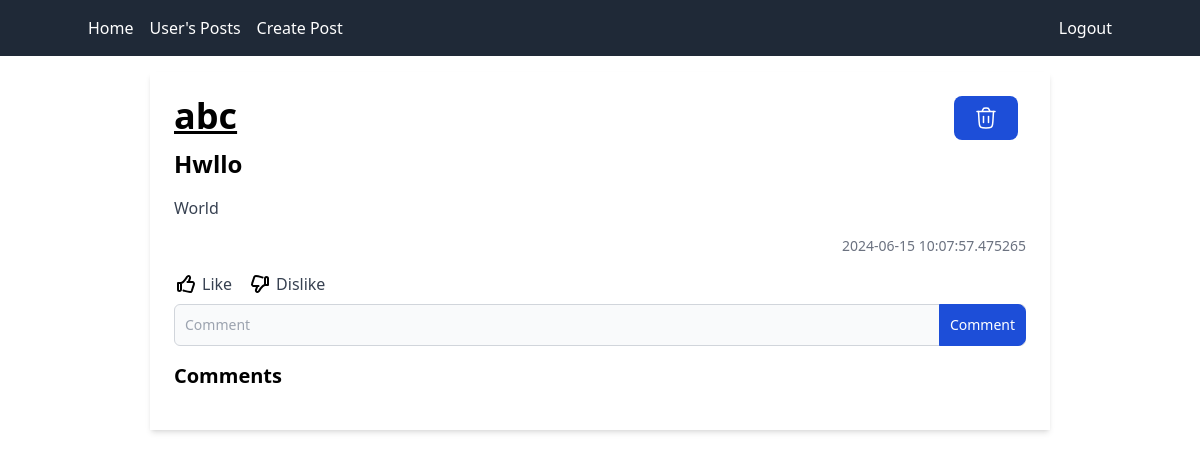
The app's page /home (signed in), older data.
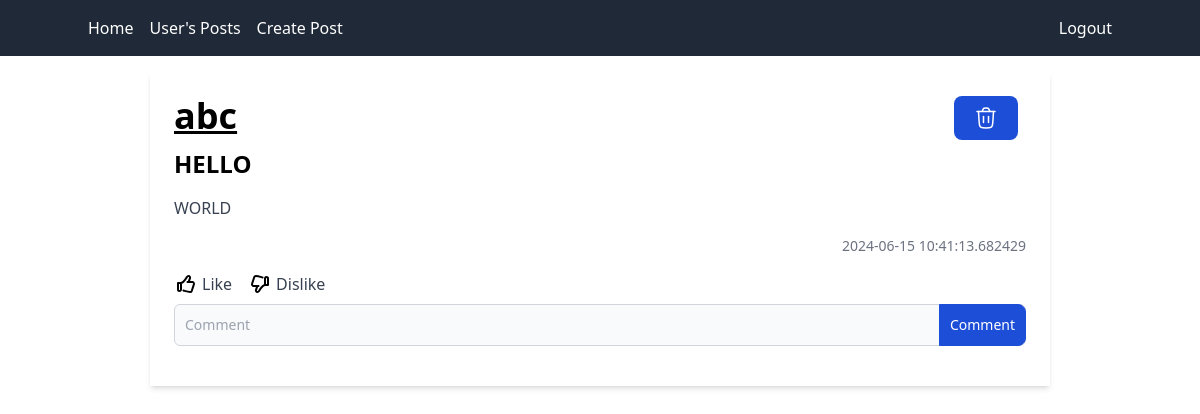
The same page, newer data.
### app/models.py (models this page shows)
class Post(db.Model):
    id = db.Column(db.Integer, primary_key=True, autoincrement=True)
    title = db.Column(db.String(100), nullable=False)
    content = db.Column(db.Text, nullable=False)
    date_posted = db.Column(db.DateTime(timezone = True), nullable=False, default=datetime.now(timezone.utc))
    author = db.Column(db.Integer, db.ForeignKey('user.id', ondelete="CASCADE"), nullable=False)
    comment = db.relationship('Comment', backref = "post", passive_deletes = True)
    likes = db.relationship('Like', backref = "post", passive_deletes = True)
    dislikes = db.relationship('Dislike', backref = "post", passive_deletes = True)

class User(db.Model, UserMixin):
    id = db.Column(db.Integer, primary_key=True, autoincrement=True)
    username = db.Column(db.String(50), unique=True, nullable=False)
    email = db.Column(db.String(50), unique=True, nullable=False)
    password = db.Column(db.String(60), nullable=False)
    date_created = db.Column(db.DateTime(timezone=True), default=datetime.now(timezone.utc), nullable=False)
    posts = db.relationship('Post', backref = "user", passive_deletes = True)
    comment = db.relationship('Comment', backref = "user", passive_deletes = True)
    likes = db.relationship('Like', backref = "user", passive_deletes = True)
    dislikes = db.relationship('Dislike', backref = "user", passive_deletes = True)

### app/views.py (the view)
@views.route("/")
@views.route("/home")
def home():
    posts = Post.query.all()
    return render_template("index.html", posts = posts)

### app/__init__.py (called while the page is built)
def create_app(config_class = Config):
    app = Flask(__name__)
    app.config.from_object(config_class)
    db.init_app(app)
    from app.views import views
    from app.auth import auth
    from app.models import User, Post, Comment, Like, Dislike
    app.register_blueprint(views, url_prefix = "/")
    app.register_blueprint(auth, url_prefix = "/")
    create_db(app)
    login_manager = LoginManager()
    login_manager.login_view = "auth.login"
    login_manager.init_app(app)
    @login_manager.user_loader
    def login_user(id):
        return User.query.get(int(id))
    return app

### app/templates/index.html (shortened to what this page needs)
{% extends "post_template.html" %}

### app/templates/post_template.html (shortened to what this page needs)
{% extends "base.html" %}
{% block content %}
<div class="container mx-auto w-3/4 mt-4">
    {% for post in posts %}
    <article class="mb-8 bg-white shadow-md p-6 relative">
        <div class="flex flex-col">
            <div class="flex justify-between text-2xl">
                <strong class="text-4xl underline"><a href="">{{ post.user.username }}</a></strong>
                {% if current_user.id == post.author %}
                <a href="{{ url_for('views.delete_post', id=post.id) }}"
                    class="text-white bg-blue-700 hover:bg-blue-800 focus:ring-4 focus:ring-blue-300 font-medium rounded-lg text-sm px-5 py-2.5 me-2 mb-2 dark:bg-blue-600 dark:hover:bg-blue-700 focus:outline-none dark:focus:ring-blue-800">
                    <img src="{{ url_for('static', filename='svg/delete.svg') }}" alt="">
                </a>
                {% endif %}
            </div>
            <div class="mb-4">
                <h2 class="text-2xl font-bold"><a href="{{ url_for('views.create_post')}}">{{ post.title }}</a></h2>
            </div>
            <div class="mb-4">
                <p class="text-gray-700">{{ post.content }}</p>
            </div>
            <div class="flex flex-col items-end text-gray-500 text-sm mb-4">
                <span>{{ post.date_posted }}</span>
            </div>
            {% if current_user.is_authenticated %}
            <div class="flex justify-start gap-4 mb-2">
                <span id="like-{{post.id}}" onclick="likes('{{post.id}}')" class="flex items-center text-gray-700 hover:text-blue-700">
                    <img id="like-img-{{post.id}}" src="{{ url_for('static', filename='svg/thumbs-up.svg') }}" alt="Thumbs Up Solid" class="h-6 w-6">
                    <span class="ml-1" id="like-count-{{post.id}}">Like</span>
                </span>
                <span id="dislike-{{post.id}}" onclick="dislikes('{{post.id}}')" class="flex items-center text-gray-700 hover:text-blue-700">
                    <img id="dislike-img-{{post.id}}" src="{{ url_for('static', filename='svg/thumbs-down.svg') }}" alt="Thumbs Down Solid" class="h-6 w-6">
                    <span class="ml-1" id="dislike-count-{{post.id}}">Dislike</span>
                </span>
            </div>
            {% endif %}
            <form method="post" action="{{ url_for('views.create_comment', id=post.id) }}">
                <div class="flex">
                    <div class="relative w-full">
                        <input type="text" name="comment"
                            class="block p-2.5 w-full z-20 text-sm text-gray-900 bg-gray-50 rounded-md border border-gray-300 focus:ring-blue-500 focus:border-blue-500 "
                            placeholder="Comment" required />
                        <button type="submit"
                            class="absolute top-0 end-0 p-2.5 h-full text-sm font-medium text-white bg-blue-700 rounded-e-lg border border-blue-700 hover:bg-blue-800 focus:ring-4 focus:outline-none focus:ring-blue-300 dark:bg-blue-600 dark:hover:bg-blue-700 dark:focus:ring-blue-800">Comment</button>
                    </div>
                </div>
            </form>
            <div class="mb-4">
                {% if post.comment %}
                <h3 class="text-xl font-bold mt-4 cursor-pointer" onclick="toggleComments('{{ post.id }}')">
                    Comments <span id="caret-{{ post.id }}" class="caret"></span>
                </h3>
                {% endif %}
            </div>
        </div>
    </article>
    {% endfor %}
</div>
{% endblock %}

### app/templates/base.html (shortened to what this page needs)
<!DOCTYPE html>
<html lang="en">
<head>
    <link rel="stylesheet" href="{{ url_for('static', filename='css/output.css') }}">
</head>
<body>
    <nav class="bg-gray-800 p-4">
        <div class="container mx-auto flex justify-between items-center">
            <div class="flex space-x-4">
                <a href="{{url_for('views.home')}}" class="text-white hover:text-gray-400">Home</a>
                <a href="{% if current_user.is_authenticated %}{{ url_for('views.view_post', id=current_user.id) }}{% else %}{{ url_for('auth.login') }}{% endif %}" class="text-white hover:text-gray-400">User's Posts</a>
                <a href="{{url_for('views.create_post')}}" class="text-white hover:text-gray-400">Create Post</a>
            </div>
            <div class="flex space-x-4">
                {% if current_user.is_authenticated %}
                <a href="{{url_for('auth.logout')}}" class="text-white hover:text-gray-400">Logout</a>
                {% else %}
                <a href="{{url_for('auth.login')}}" class="text-white hover:text-gray-400">Login</a>
                <a href="{{url_for('auth.register')}}" class="text-white hover:text-gray-400">Register</a>
                {% endif %}
            </div>
        </div>
    </nav>
    <div class="absolute top-10 left-0 w-full z-50">
        <div class="container mx-auto py-8">
        </div>
    </div>
    <div>
        {% block content %}{% endblock %}
    </div>
</body>
</html>

Row changes from the older to the newer data that the page shows:
changed Post "abc": title "Hwllo" → "HELLO"; content "World" → "WORLD"; date_posted "2024-06-15 10:07:57.475265" → "2024-06-15 10:41:13.682429"; no longer shows "Comments"
